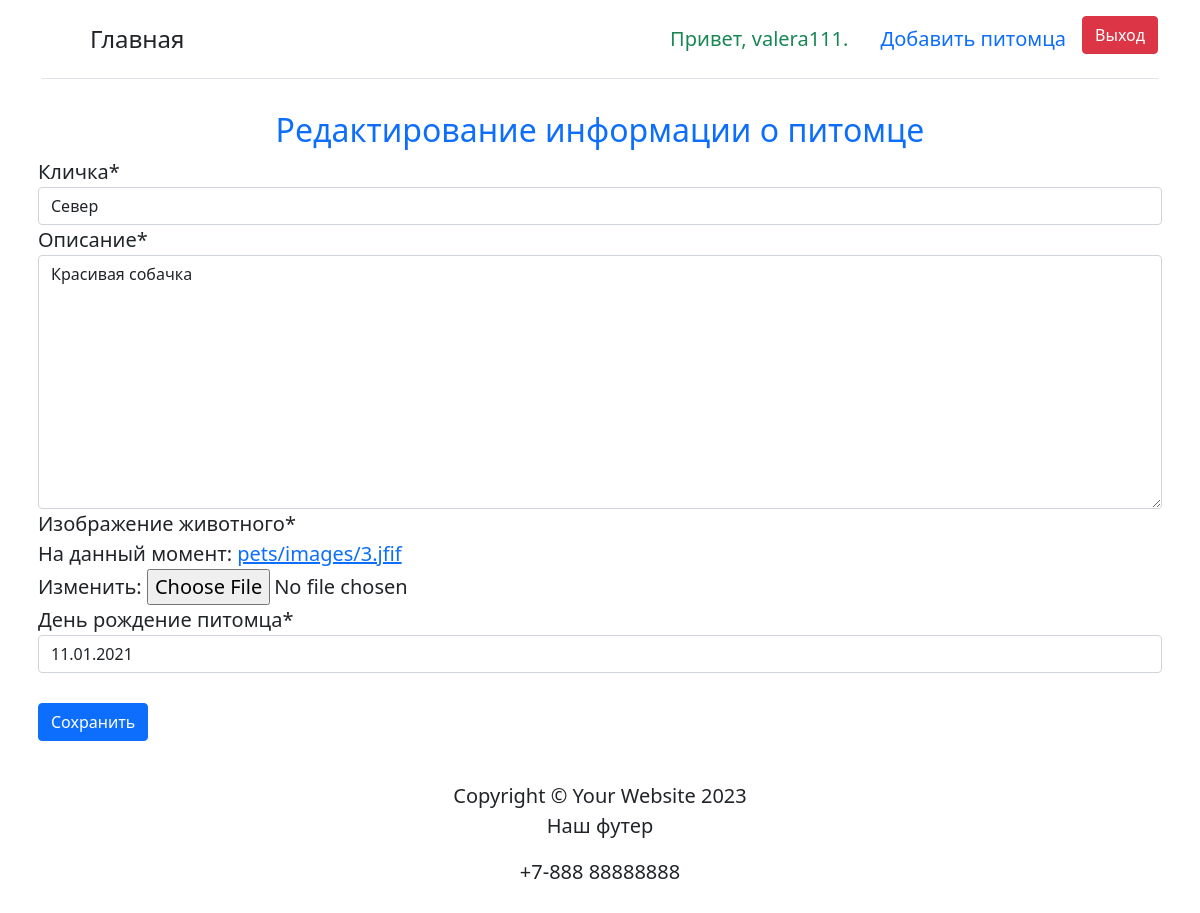
The page /edit_pet/6/ (signed in) on the database its author committed.
### firstapp/models.py (models this page shows, shortened)
class Pet(models.Model):
    user = models.ForeignKey(User, on_delete=models.CASCADE, default=1)
    title = models.CharField(max_length=40,verbose_name='Кличка')
    description = models.TextField(verbose_name='Описание')
    image = models.ImageField(verbose_name='Изображение животного',upload_to='pets/images')
    data = models.DateField(verbose_name='День рождение питомца')
    class Meta:
        verbose_name = 'Животные'

### firstapp/views.py (the view)
# urls.py: path('edit_pet/<int:pet_id>/', views.edit_pet, name='edit_pet'),
@login_required
def edit_pet(request, pet_id):
    pet = get_object_or_404(Pet, id=pet_id, user=request.user)
    if request.method == 'POST':
        form = PetForm(request.POST, request.FILES, instance=pet)
        if form.is_valid():
            form.save()
            return redirect('pet_detail', pet_id=pet_id)
    else:
        form = PetForm(instance=pet)
    context = {'form': form, 'pet': pet}
    return render(request, 'edit_pet.html', context)

### firstapp/forms.py
class PetForm(forms.ModelForm):
    class Meta:
        model = Pet
        fields = ['title', 'description', 'image', 'data']

### firstapp/templates/edit_pet.html (shortened to what this page needs)
{% extends 'layout.html' %}
{% load crispy_forms_tags %}
{% load static %}
{%block content %}
<h2 class='text-center text-primary'>Редактирование информации о питомце </h2>
<form method="post" enctype="multipart/form-data">
  {{ form|crispy }}
  <br>
  <button class='btn btn-primary' type="submit">Сохранить</button>
</form>
{% endblock %}

### firstapp/templates/navbar.html (shortened to what this page needs)
{% load static %}
<div class="container">
    <header class="d-flex flex-wrap justify-content-center py-3 mb-4 border-bottom">
      <a href="/" class="d-flex align-items-center mb-3 mb-md-0 me-md-auto text-dark text-decoration-none">
        <svg class="bi me-2" width="40" height="32"><use xlink:href="#bootstrap"/></svg>
        <span class="fs-4">Главная</span>
      </a>
           {% if user.is_authenticated %}
      <li class="nav-item"><a class="nav-link text-success">Привет, {{ user.username }}.</a></li>
      {% if user.is_superuser %}
        <li class="nav-item"><a class="nav-link" href={% url 'admin:index' %}>Админка</a></li>
      {% else %}
      <li class="nav-item"><a class="nav-link" href={% url 'pet_list' %}>Добавить питомца</a></li>
      {% endif %}
      <li class="nav-item"><a class="btn btn-danger" href={% url 'logout' %}>Выход</a></li>
    {% else %}
    <li class="nav-item"><a class="nav-link" href={% url 'register' %}>Регистрация</a></li>
    <li class="nav-item"><a class="nav-link" href={% url 'login' %}>Авторизация</a></li>
    {% endif %}
    </header>
  </div>

### firstapp/templates/navbar.html (style rules this page uses)
.container { font-size: 20px; }
li { list-style:none; }

### rows shown on the page
Pet: title "Север", description "Красивая собачка", data "11.01.2021"

### other values the page prints
{{ user.username }} "valera111"
